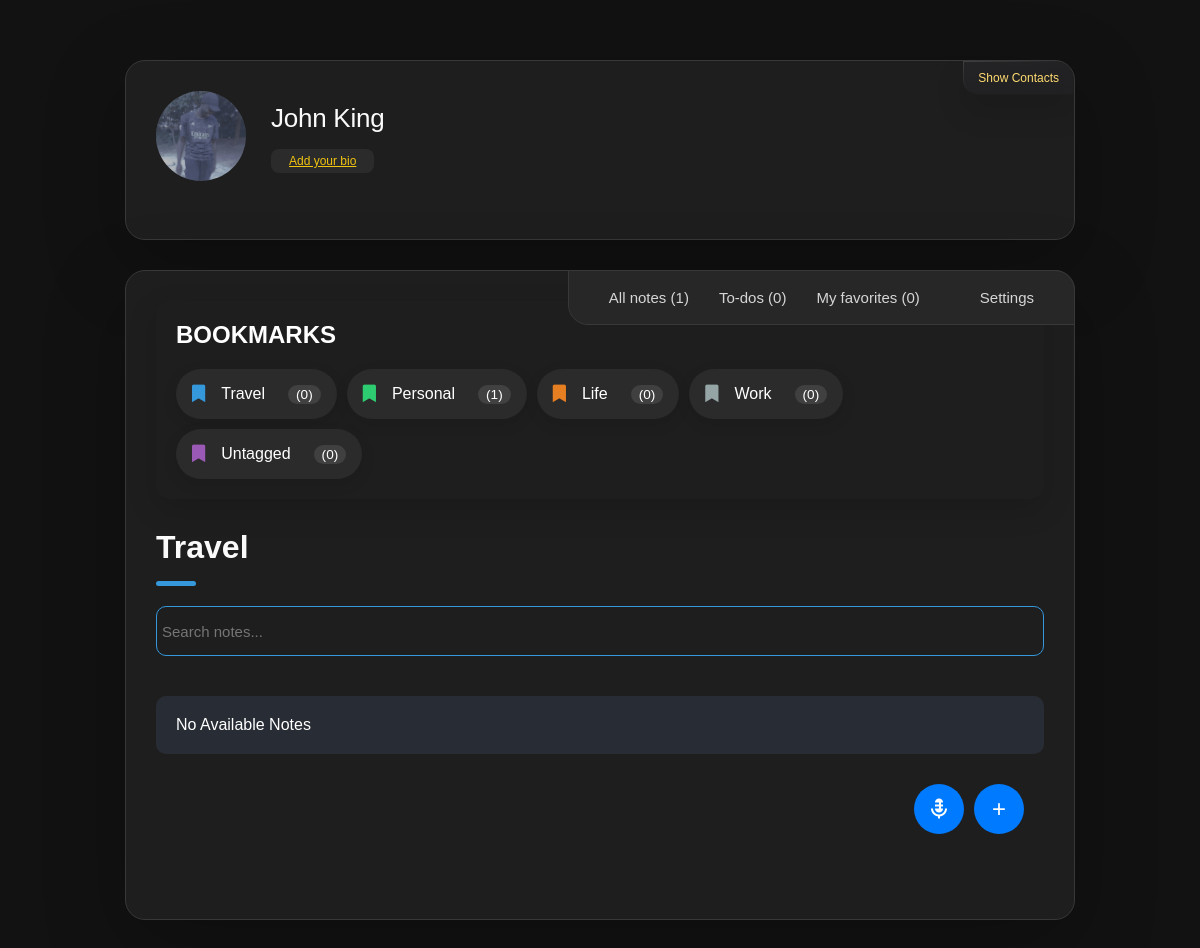
Page /tag/11 (signed in) on the committed database.
### website/models.py (models this page shows, shortened)
class User(db.Model, UserMixin):
    id = db.Column(db.Integer, primary_key=True)
    email = db.Column(db.String(150), unique=True)
    password = db.Column(db.String(255))
    first_name = db.Column(db.String(225))
    second_name = db.Column(db.String(225))
    full_name = db.Column(db.String(255))
    profile_picture = db.Column(db.String(255), nullable=True)
    cover_picture = db.Column(db.String(255), nullable=True)
    user_name = db.Column(db.String(255))
    phone_number = db.Column(db.String(20))
    country_code = db.Column(db.String(10), default="+254")
    bio = db.Column(db.String(255))
    time_zone = db.Column(db.String(255))
    date_birth = db.Column(db.String(255))
    gender = db.Column(db.String(255))
    generated_color = db.Column(db.String(7))
    is_2fa_enabled = db.Column(db.Boolean, default=False)
    otp_secret = db.Column(db.String(32), nullable=True)
    temp_otp = db.Column(db.String(32), nullable=True)
    otp_method = db.Column(db.String(10), default='app')
    is_active = db.Column(db.Boolean, default=True)
    is_admin = db.Column(db.Boolean, default=False)
    email_verified = db.Column(db.Boolean, default=False)
    note_tags = db.relationship(
        "NoteTag", back_populates="user", cascade="all, delete-orphan"
    )
    notes = db.relationship("Note", back_populates="user", cascade="all, delete-orphan")
    password_reset_tokens = db.relationship(
        "PasswordResetToken", back_populates="user", cascade="all, delete-orphan"
    )
    notifications = db.relationship(
        "Notification", back_populates="user", cascade="all, delete-orphan"
    )
    todos = db.relationship("ToDo", back_populates="user", cascade="all, delete-orphan")
    email_preferences = db.relationship(
        "EmailPreferences",
        uselist=False,
        back_populates="user",
        cascade="all, delete-orphan",
    )
    push_preferences = db.relationship(
        "PushPreferences",
        uselist=False,
        back_populates="user",
        cascade="all, delete-orphan",
    )
    email_verification_tokens = db.relationship(
        "EmailVerificationToken", back_populates="user", cascade="all, delete-orphan"
    )

class NoteTag(db.Model):
    id = db.Column(db.Integer, primary_key=True)
    name = db.Column(db.String(100), nullable=False)
    color = db.Column(db.String(7), nullable=False, default="#000000")
    user_id = db.Column(db.Integer, db.ForeignKey("user.id"), nullable=False)
    created_at = db.Column(db.DateTime, default=datetime.utcnow)
    user = db.relationship("User", back_populates="note_tags")
    notes = db.relationship("Note", back_populates="tag", cascade="all, delete-orphan")

### website/views.py (the view)
@views.route("/tag/<int:tag_id>", defaults={"note_id": None})
@views.route("/tag/<int:tag_id>/note/<int:note_id>")
@login_required
def tag_notes(tag_id, note_id):
    tag = NoteTag.query.get_or_404(tag_id)
    notes = (
        Note.query.filter_by(tag_id=tag_id, user_id=current_user.id)
        .order_by(db.desc(db.func.coalesce(Note.updated_at, Note.created_at)))
        .all()
    )
    tags = NoteTag.query.filter_by(user_id=current_user.id).all()
    tags_with_counts = []
    for t in tags:
        note_count = Note.query.filter_by(tag_id=t.id, user_id=current_user.id).count()
        tags_with_counts.append(
            {"id": t.id, "name": t.name, "color": t.color, "note_count": note_count}
        )
    note = None
    if note_id:
        note = Note.query.get_or_404(note_id)
    return render_template(
        "tag_notes.html", tag=tag, notes=notes, tags=tags_with_counts, note=note
    )

### website/templates/tag_notes.html (shortened to what this page needs)
<!DOCTYPE html>
<html lang="en">
  <head>
    <link
      rel="stylesheet"
      href="https://cdnjs.cloudflare.com/ajax/libs/font-awesome/5.15.4/css/all.min.css"
    />
    <link
      href="https://unpkg.com/boxicons@2.1.4/css/boxicons.min.css"
      rel="stylesheet"
    />
    <link
      rel="stylesheet"
      href="{{ url_for('static', filename='css/tag_notes.css') }}"
    />
  </head>
  <body>
    <main>
      <aside class="sidebar" data-sidebar>
        <div class="sidebar-info">
          <figure class="avatar-box">
            {% if current_user.profile_picture %}
            <img
              src="/static/profile_pics/{{ current_user.profile_picture }}"
              alt="Profile Picture"
              class="profile-image"
            />
            {% else %}
            <i
              class="fas fa-5x"
              style="--background-: {{ current_user.generated_color }}"
              >{{ current_user.first_name[0] }}</i
            >
            {% endif %}
          </figure>
          <div class="info-content">
            <h1 class="name" title="{{ current_user.full_name }}">
              {{ current_user.full_name }}
            </h1>
            <p class="title" title="{{ current_user.bio }}">
              {% if current_user.bio %} {{ current_user.bio }} {% else %}
              <a
                href="{{ url_for('views.settings') }}"
                style="color: #f1c40f; text-decoration: underline"
              >
                Add your bio
              </a>
              {% endif %}
            </p>
          </div>
          <button class="info_more-btn" data-sidebar-btn>
            <span>Show Contacts</span>
          </button>
        </div>
      </aside>
      <div class="main-content">
        <nav class="navbar">
          <ul class="navbar-list">
            <li class="navbar-item">
              <a href="/user_home" class="navbar-link">
                <p>
                  All notes
                  <span
                    style="--background-: {{ current_user.generated_color }}"
                  >
                    ({{ current_user.notes|length }})
                  </span>
                </p>
              </a>
            </li>
            <li class="navbar-item">
              <a
                href="{{ url_for('views.show_todo_page') }}"
                class="navbar-link"
              >
                <p style="--background-: {{ current_user.generated_color }}">
                  To-dos
                  <span> (<span id="todoCount">0</span>)</span>
                </p>
              </a>
            </li>
            <li class="navbar-item">
              <a href="/favorites" class="navbar-link" id="favoriteLink">
                <p style="--background-: {{ current_user.generated_color }}">
                  My favorites
                  <span> (<span id="favoriteCount">0</span>) </span>
                </p>
              </a>
            </li>
            <li class="navbar-item">
              <a
                href="{{url_for('views.settings')}}"
                class="navbar-link"
                style="--background-: {{ current_user.generated_color }}"
              >
                <p>Settings</p>
              </a>
            </li>
          </ul>
        </nav>
        <article class="about active" id="tags">
          <section class="testimonials">
            <div class="tags">
              <p class="section-title">
                BOOKMARKS
              </p>
              <div class="tags-wrapper">
                {% for tag in tags %}
                <a
                  href="{{ url_for('views.tag_notes', tag_id=tag.id) }}"
                  class="tag"
                  data-tag-id="{{ tag.id }}"
                >
                  <i
                    class="fas fa-bookmark"
                    style="--bookmark-: {{ tag.color }}"
                  ></i>
                  <span class="tag-name">{{ tag.name }}</span>
                  <span class="note-count">({{ tag.note_count }})</span>
                </a>
                {% endfor %}
              </div>
            </div>
          </section>
          <header>
            <h2 class="h2 article-title" style="--bookmark-: {{ tag.color }}">
              {{ tag.name }}
            </h2>
          </header>
          <section class="about-text">
            <div class="search">
              <input
                style="--bookmark-: {{ tag.color }}"
                type="text"
                data-tag-id="{{ tag.id }}"
                id="searchInput"
                placeholder="Search notes..."
                class="input-search"
                autocomplete="off"
              />
            </div>
          </section>
          <section class="service">
            <div class="notes-list" style="--bookmark-: {{ tag.color }}">
              <ul id="notesList" data-color="{{current_user.generated_color}}">
                {% if notes %} {% for note in notes %}
                <li
                  data-note-id="{{ note.id }}"
                  data-tag-color="{{ note.tag.color }}"
                  class="note-item"
                  style="--background-: {{ current_user.generated_color }}"
                >
                  <div class="note-header">
                    <h3>{{ note.title.split('\n')[0][:13] }} ...</h3>
                    <span class="note-tag"
                      >Tag: {{ note.tag.name.split('\n')[0][:20] }}</span
                    >
                  </div>
                  <pre class="note-content">
{{ note.content | striptags  | truncate(20, True, '...')}}</pre
                  >
                  <p class="note-time">
                    {% if note.updated_at %} Updated at: {{
                    note.updated_at.strftime('%Y-%m-%d %H:%M') }} {% else %}
                    Created at: {{ note.created_at.strftime('%Y-%m-%d %H:%M') }}
                    {% endif %}
                  </p>
                </li>
                <hr />
                {% endfor %} {% else %}
                <p class="no-notes">No Available Notes</p>
                {% endif %}
              </ul>
              <div class="add-note-toggle">
                <a
                  href="{{ url_for('views.show_add_note', tag_id=tag.id) }}"
                  style="--background-: {{ current_user.generated_color }}"
                  class="toggle-add"
                  >+</a
                >
              </div>
              <div class="speech-text">
                <a
                  href="{{ url_for('views.show_add_note', tag_id=tag.id) }}"
                  style="--background-: {{ current_user.generated_color }}"
                  class="speech-text-toggle-add"
                  ><i class="bx bxs-microphone-alt" title="Speech-Text"></i
                ></a>
              </div>
            </div>
          </section>
        </article>
      </div>
    </main>
  </body>
</html>

### rows in the picture
User: profile_picture (picture), full_name "John King"
NoteTag: name "Travel", note_count "0"
NoteTag: name "Personal", note_count "1"
NoteTag: name "Life", note_count "0"
NoteTag: name "Work", note_count "0"
NoteTag: name "Untagged", note_count "0"

### other values in the picture
{{ current_user.notes|length }} "1"
